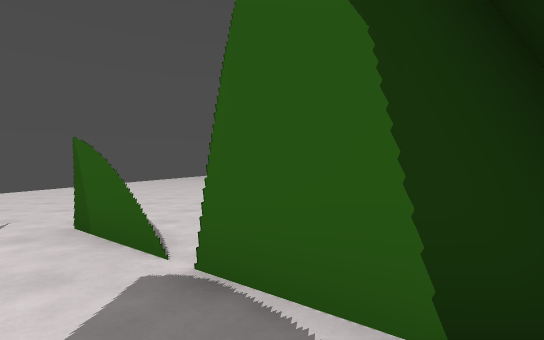
view 1 (above)

23 first-person views from a walk through a Godot game level. The camera is 1.3 m above the floor, looks level and sees 85° across. The floor is counted in squares, 1.76 m on a side. Each view is taken from the middle of a square. On the plan, view 1 faces up. The plan holds only what a view shows up to about 10 squares ahead; the rest is blank. The place goes on beyond the plan.

view 2
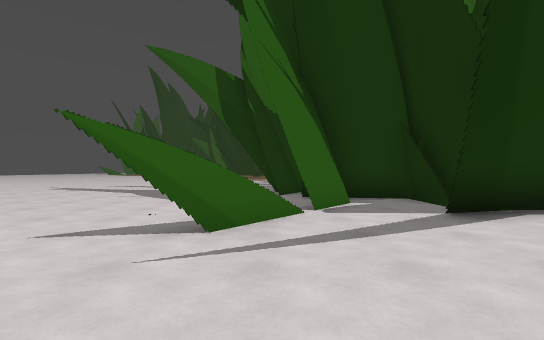

view 3
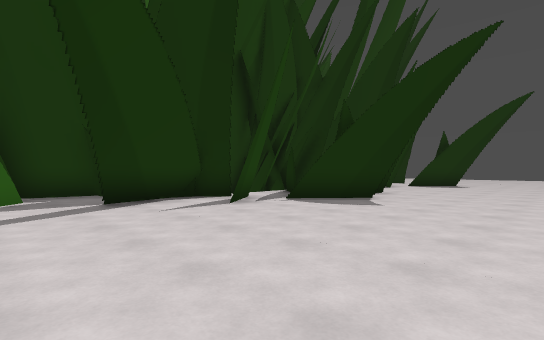

view 4
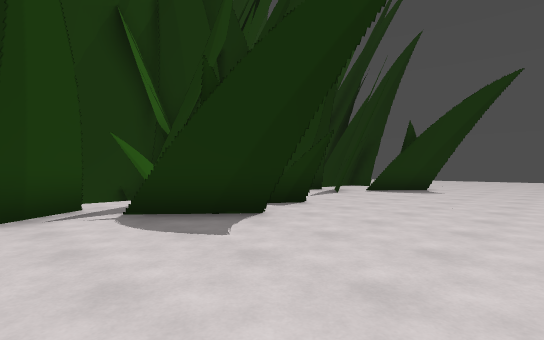

view 5
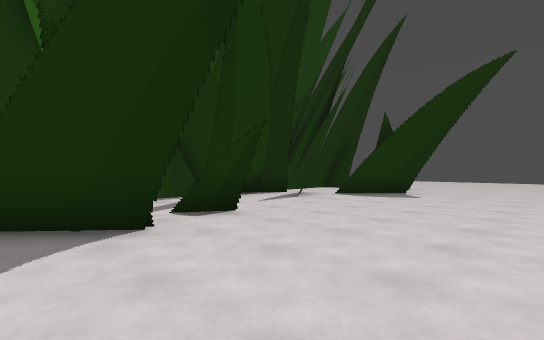

view 6
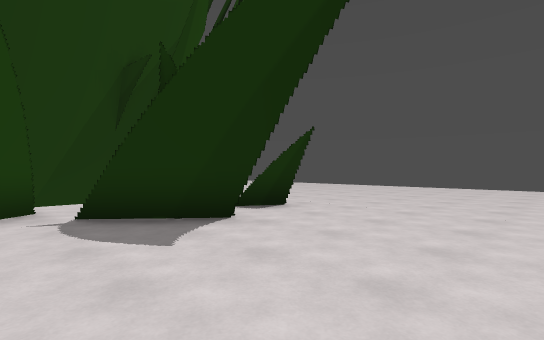

view 7
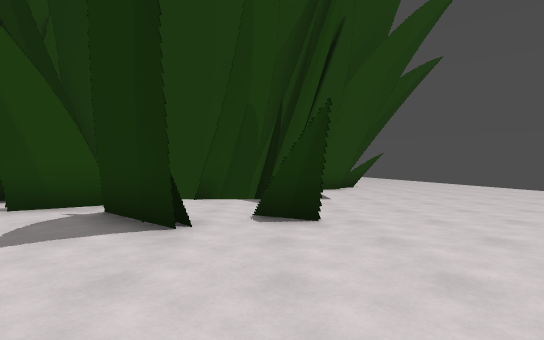

view 8
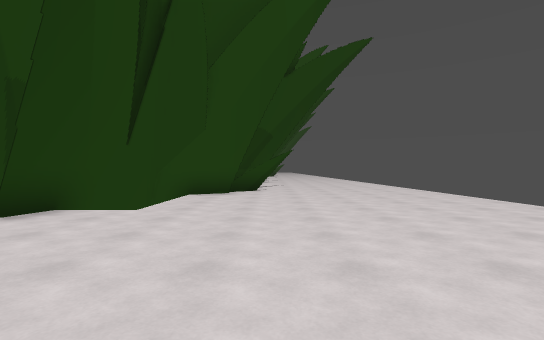

view 9
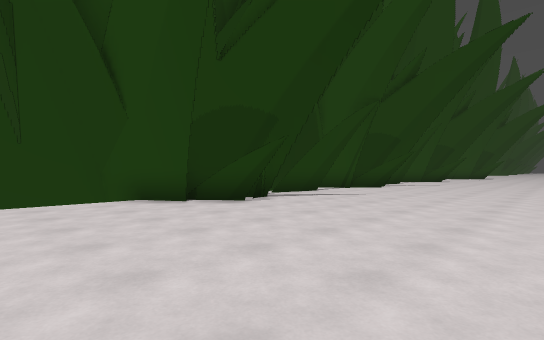

view 10
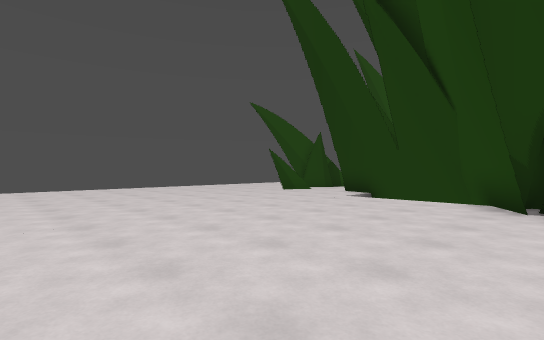

view 11
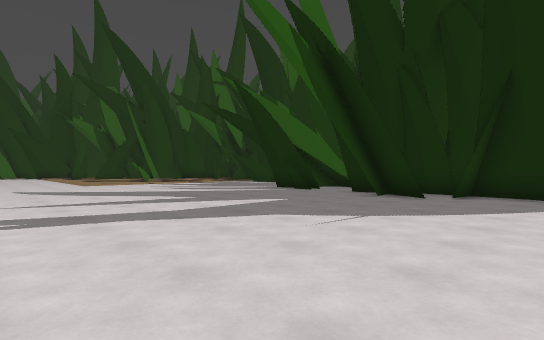

view 12
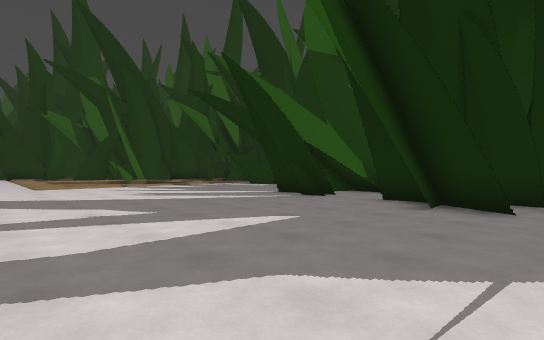

view 13
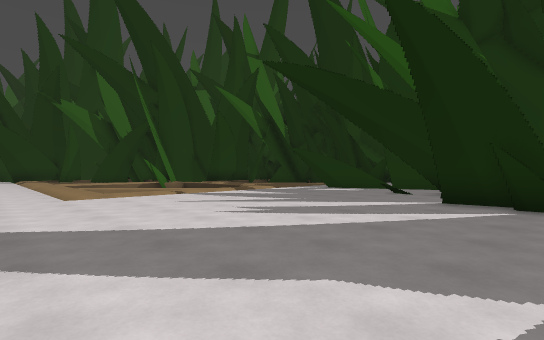

view 14
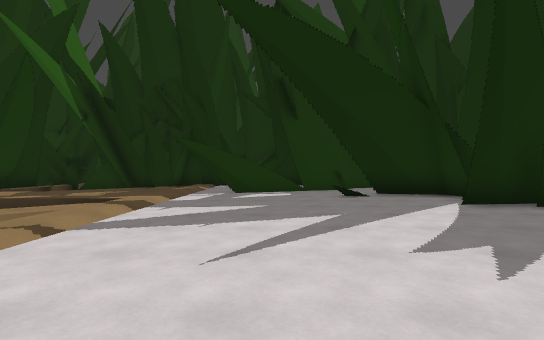

view 15
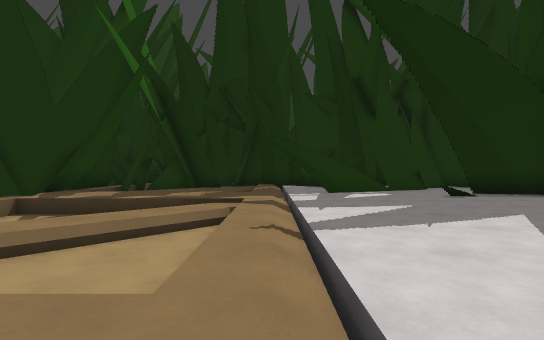

view 16
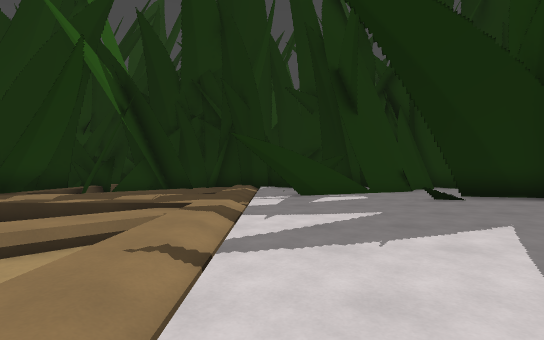

view 17
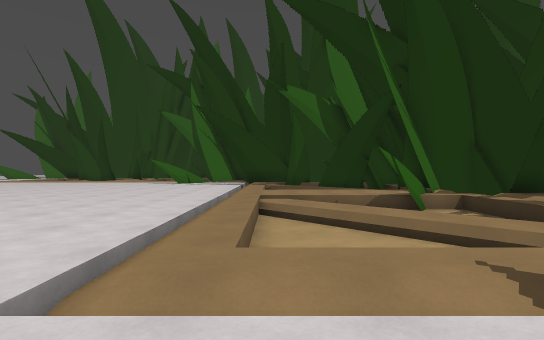

view 18
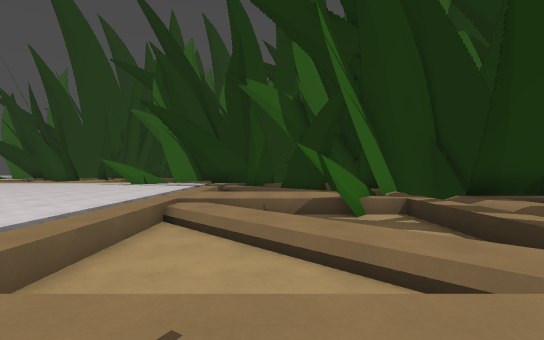

view 19
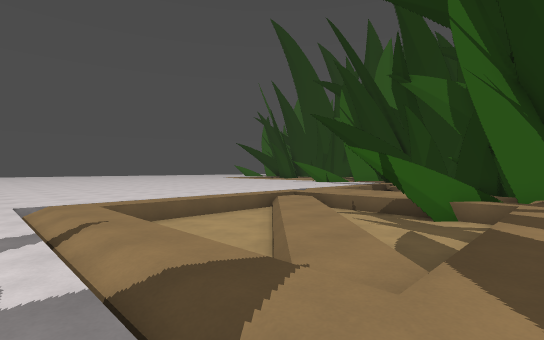

view 20
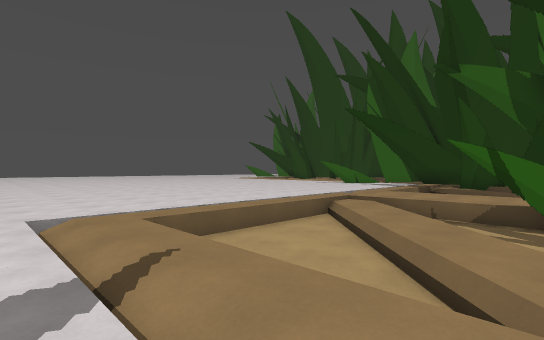

view 21
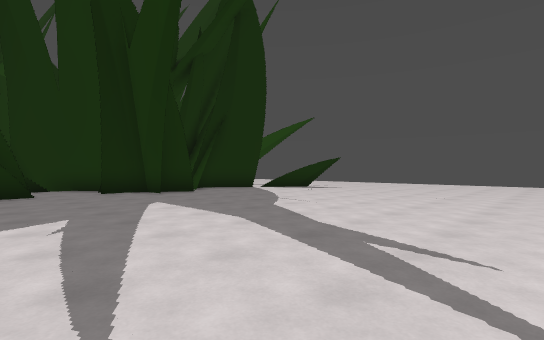

view 22
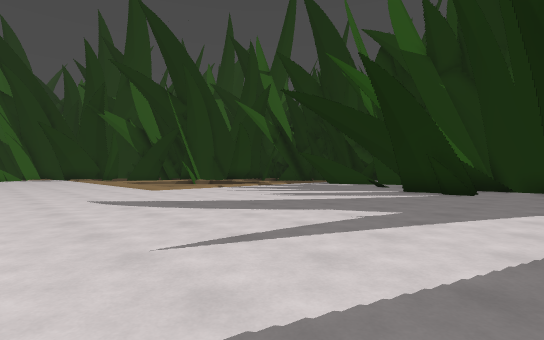

view 23
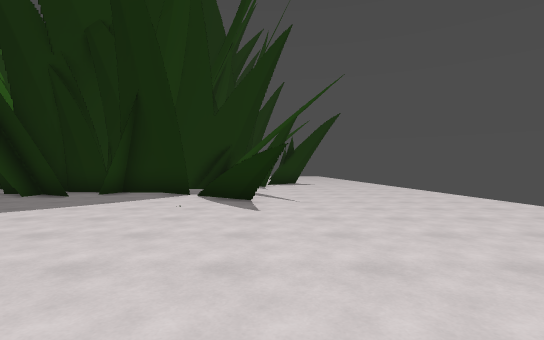

### Floor plan
Key: @ floor where view 1 was taken; # wall or solid block; . main floor; - floor 0.75 m lower than the main floor; = window, fence, low wall or low ledge; v drop or lower ground.
Columns run from 8 left of view 1 to 25 right of it. Each row starts with its distance up from view 1.
 12        ................ ..........
 11     ..............................
 10 ..  ..............................
  9 ..................................
  8  .................................
  7  .................................
  6 ........... .............-----...
  5 .......  .. .............----.-..
  4 .....##.     ............---.--
  3 ......###=###............--.-##
  2 ........### ######   ....-.---##
  1 ...... ..##          .....-----#
  0 .... .#=@.#        # ......... =
 -1 .... ..####        # .........##
 -2 .....#.#            ####.vvv =#
 -3 .....###                      #
 -4 .....##
 -5 ...###
 -6 ...###
 -7 ....#
 -8 ....
 -9 ...  =
-10 .....#
-11 .....#
-12 .....#
-13 ....##
-14 ...##  #
-15 ....#. ####
-16 ....#...vv##
-17 ... ...... ##
-18 ............##
-19 ........... ###
-20 .........  ....
-21  ....    ....    ...
-22 .....................
-23 .....................
-24    ...............

Where each view was taken, in squares from view 1:
view 1: 0 up, 0 right, facing up
view 2: 3 up, 6 left, facing right
view 3: 2 up, 8 left, facing down-right
view 4: 2 down, 8 left, facing down-right
view 5: 4 down, 8 left, facing down-right
view 6: 11 down, 8 left, facing down-right
view 7: 15 down, 8 left, facing right
view 8: 19 down, 6 left, facing right
view 9: 24 down, 0 right, facing up-right
view 10: 24 down, 4 right, facing up-left
view 11: 11 up, 0 right, facing down-right
view 12: 9 up, 2 right, facing down-right
view 13: 9 up, 7 right, facing down-right
view 14: 8 up, 13 right, facing down
view 15: 8 up, 16 right, facing down
view 16: 7 up, 15 right, facing down
view 17: 6 up, 14 right, facing right
view 18: 4 up, 15 right, facing right
view 19: 0 up, 15 right, facing up-right
view 20: 2 up, 15 right, facing up-right
view 21: 12 up, 8 right, facing down-left
view 22: 12 up, 5 right, facing down-right
view 23: 11 up, 3 left, facing down
